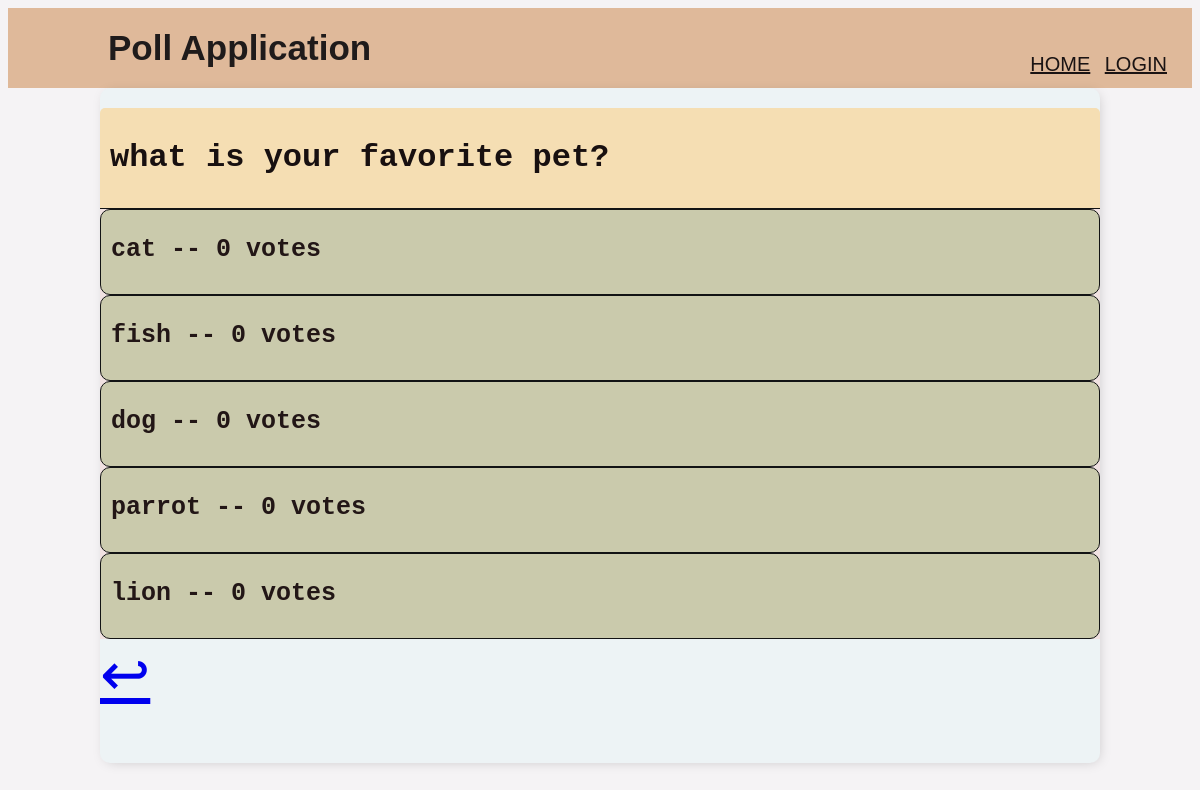
Page /4/results/ on the earlier database version.
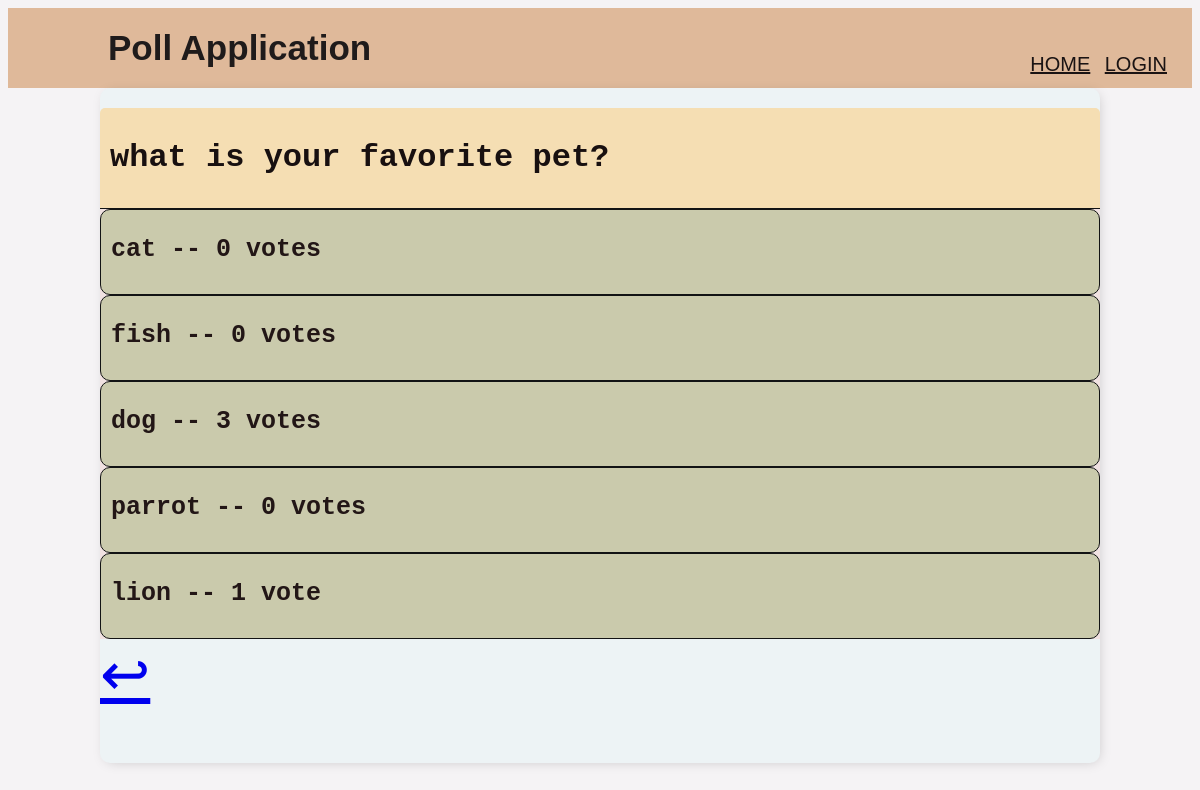
Same page on the later database version.
### polls/models.py (models this page shows)
class Choice(models.Model):
    question = models.ForeignKey(Question, on_delete=models.CASCADE, null=True, blank=True)
    choice_text = models.CharField(max_length=200)
    votes = models.IntegerField(default=0)

### polls/views.py (the view)
# urls.py: path('<int:pk>/results/', views.ResultsView.as_view(), name='results'),
class ResultsView(generic.DetailView):
    model = Question
    template_name = 'polls/results.html'

### polls/templates/polls/results.html
{% extends 'polls/base.html' %} {% block content %}
<div class = 'header-bar'> <h1>{{ question.question_text }}</h1> </div>
<div class = 'quest-wrapper'>
{% for choice in question.choice_set.all %}
<div id = 'quest'>
    <b><p>{{ choice.choice_text }} -- {{ choice.votes }} vote{{ choice.votes|pluralize }}</p></b>
</div>
{% endfor %}
</div>
<a href="{% url 'polls:index' %}" style='font-size:60px;'>&#8617;</a>
{% endblock content %}

Differences in the rows shown:
changed Choice "dog": votes "0" → "3"
changed Choice "lion": votes "0" → "1"
